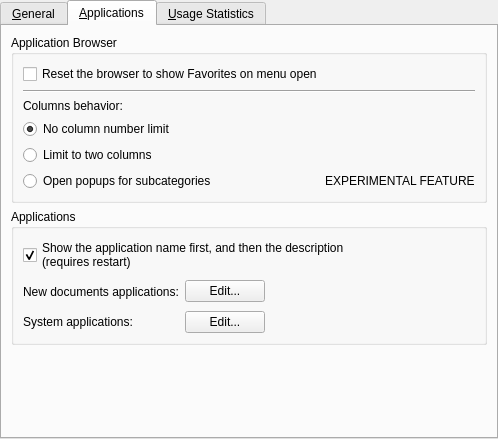
<?xml version="1.0" encoding="UTF-8"?>
<ui version="4.0">
 <class>LancelotConfigBase</class>
 <widget class="QWidget" name="LancelotConfigBase">
  <property name="geometry">
   <rect>
    <x>0</x>
    <y>0</y>
    <width>495</width>
    <height>439</height>
   </rect>
  </property>
  <layout class="QHBoxLayout" name="horizontalLayout">
   <property name="margin">
    <number>0</number>
   </property>
   <item>
    <widget class="KTabWidget" name="tabWidget">
     <property name="currentIndex">
      <number>1</number>
     </property>
     <widget class="QWidget" name="tabGeneral">
      <attribute name="title">
       <string>&amp;General</string>
      </attribute>
      <layout class="QVBoxLayout" name="verticalLayout_4">
       <item>
        <widget class="QGroupBox" name="groupActivation">
         <property name="title">
          <string>Activation Method</string>
         </property>
         <layout class="QVBoxLayout" name="verticalLayout_3">
          <item>
           <widget class="QRadioButton" name="radioActivationClick">
            <property name="toolTip">
             <string>Choose this option if you like to click. Every interface item will be activated only by clicking it.</string>
            </property>
            <property name="text">
             <string>&amp;Click on everything</string>
            </property>
           </widget>
          </item>
          <item>
           <widget class="QRadioButton" name="radioActivationClassic">
            <property name="toolTip">
             <string>Choose this option if you want the menu to behave like the standard application launchers. In order to launch applications, you should click on them. Section buttons are activated by hovering.</string>
            </property>
            <property name="text">
             <string>Cla&amp;ssic menu</string>
            </property>
           </widget>
          </item>
          <item>
           <widget class="QRadioButton" name="radioActivationNoClick">
            <property name="toolTip">
             <string>Choose this option if you want to avoid clicking. Section buttons are activated by hovering. Applications are launched by hovering the button extenders.</string>
            </property>
            <property name="text">
             <string>&amp;No-click activation</string>
            </property>
            <property name="checked">
             <bool>true</bool>
            </property>
           </widget>
          </item>
          <item>
           <widget class="Line" name="line">
            <property name="orientation">
             <enum>Qt::Horizontal</enum>
            </property>
           </widget>
          </item>
          <item>
           <widget class="QCheckBox" name="checkKeepOpen">
            <property name="toolTip">
             <string>Do not close the menu until it loses focus.</string>
            </property>
            <property name="text">
             <string>&amp;Keep menu open</string>
            </property>
           </widget>
          </item>
         </layout>
        </widget>
       </item>
       <item>
        <widget class="QGroupBox" name="groupSystemActions">
         <property name="title">
          <string>System Actions</string>
         </property>
         <layout class="QGridLayout" name="gridLayout">
          <item row="2" column="0">
           <widget class="QPushButton" name="buttonSystem1">
            <property name="text">
             <string/>
            </property>
           </widget>
          </item>
          <item row="2" column="1">
           <widget class="QPushButton" name="buttonSystem2">
            <property name="text">
             <string/>
            </property>
           </widget>
          </item>
          <item row="2" column="2">
           <widget class="QPushButton" name="buttonSystem3">
            <property name="text">
             <string/>
            </property>
           </widget>
          </item>
          <item row="1" column="0" colspan="3">
           <widget class="QLabel" name="label_2">
            <property name="text">
             <string>Choose which actions you want to be assigned to the system buttons:</string>
            </property>
            <property name="wordWrap">
             <bool>true</bool>
            </property>
           </widget>
          </item>
         </layout>
        </widget>
       </item>
       <item>
        <spacer name="verticalSpacer">
         <property name="orientation">
          <enum>Qt::Vertical</enum>
         </property>
         <property name="sizeHint" stdset="0">
          <size>
           <width>20</width>
           <height>238</height>
          </size>
         </property>
        </spacer>
       </item>
      </layout>
     </widget>
     <widget class="QWidget" name="tabApplications">
      <attribute name="title">
       <string>&amp;Applications</string>
      </attribute>
      <layout class="QVBoxLayout" name="verticalLayout">
       <item>
        <widget class="QGroupBox" name="groupAppBrowser">
         <property name="title">
          <string>Application Browser</string>
         </property>
         <layout class="QVBoxLayout" name="verticalLayout_2">
          <item>
           <widget class="QCheckBox" name="checkAppBrowserReset">
            <property name="text">
             <string>Reset the browser to show Favorites on menu open</string>
            </property>
           </widget>
          </item>
          <item>
           <widget class="Line" name="lineAppBrowser">
            <property name="orientation">
             <enum>Qt::Horizontal</enum>
            </property>
           </widget>
          </item>
          <item>
           <widget class="QLabel" name="labelAppBrowserColumnNumber">
            <property name="text">
             <string>Columns behavior:</string>
            </property>
           </widget>
          </item>
          <item>
           <widget class="QRadioButton" name="radioAppBrowserNoColumnLimit">
            <property name="text">
             <string>No column number limit</string>
            </property>
            <property name="checked">
             <bool>true</bool>
            </property>
           </widget>
          </item>
          <item>
           <widget class="QRadioButton" name="radioAppBrowserTwoColumnLimit">
            <property name="text">
             <string>Limit to two columns</string>
            </property>
           </widget>
          </item>
          <item>
           <layout class="QHBoxLayout" name="horizontalLayout_2">
            <item>
             <widget class="QRadioButton" name="radioAppBrowserCascade">
              <property name="sizePolicy">
               <sizepolicy hsizetype="Minimum" vsizetype="Fixed">
                <horstretch>1</horstretch>
                <verstretch>0</verstretch>
               </sizepolicy>
              </property>
              <property name="text">
               <string>Open popups for subcategories</string>
              </property>
             </widget>
            </item>
            <item>
             <widget class="QLabel" name="label">
              <property name="text">
               <string>EXPERIMENTAL FEATURE</string>
              </property>
             </widget>
            </item>
           </layout>
          </item>
         </layout>
        </widget>
       </item>
       <item>
        <widget class="QGroupBox" name="groupBox">
         <property name="minimumSize">
          <size>
           <width>0</width>
           <height>100</height>
          </size>
         </property>
         <property name="title">
          <string>Applications</string>
         </property>
         <layout class="QGridLayout" name="gridLayout_3">
          <item row="3" column="1">
           <widget class="QPushButton" name="buttonSystemApplicationsEdit">
            <property name="text">
             <string>Edit...</string>
            </property>
           </widget>
          </item>
          <item row="1" column="2" rowspan="3">
           <spacer name="horizontalSpacer">
            <property name="orientation">
             <enum>Qt::Horizontal</enum>
            </property>
            <property name="sizeHint" stdset="0">
             <size>
              <width>195</width>
              <height>55</height>
             </size>
            </property>
           </spacer>
          </item>
          <item row="1" column="1" rowspan="2">
           <widget class="QPushButton" name="buttonNewDocumentsEdit">
            <property name="text">
             <string>Edit...</string>
            </property>
           </widget>
          </item>
          <item row="3" column="0">
           <widget class="QLabel" name="labelSystemApplications">
            <property name="text">
             <string>System applications:</string>
            </property>
           </widget>
          </item>
          <item row="1" column="0" rowspan="2">
           <widget class="QLabel" name="labelNewDocuments">
            <property name="text">
             <string>New documents applications:</string>
            </property>
           </widget>
          </item>
          <item row="0" column="0" colspan="3">
           <widget class="QCheckBox" name="checkAppNameFirst">
            <property name="text">
             <string>Show the application name first, and then the description
(requires restart)</string>
            </property>
            <property name="checked">
             <bool>true</bool>
            </property>
           </widget>
          </item>
         </layout>
        </widget>
       </item>
       <item>
        <spacer name="verticalSpacer_2">
         <property name="orientation">
          <enum>Qt::Vertical</enum>
         </property>
         <property name="sizeHint" stdset="0">
          <size>
           <width>20</width>
           <height>40</height>
          </size>
         </property>
        </spacer>
       </item>
      </layout>
     </widget>
     <widget class="QWidget" name="tabUsageStatistics">
      <attribute name="title">
       <string>&amp;Usage Statistics</string>
      </attribute>
      <layout class="QGridLayout" name="gridLayout_2">
       <item row="0" column="0" colspan="2">
        <widget class="QTextBrowser" name="textUsageStatistics">
         <property name="sizePolicy">
          <sizepolicy hsizetype="Expanding" vsizetype="Preferred">
           <horstretch>0</horstretch>
           <verstretch>0</verstretch>
          </sizepolicy>
         </property>
         <property name="maximumSize">
          <size>
           <width>16777215</width>
           <height>150</height>
          </size>
         </property>
         <property name="autoFillBackground">
          <bool>false</bool>
         </property>
         <property name="styleSheet">
          <string>.QTextBrowser {
    background: rgba(0,0,0,0);
}</string>
         </property>
         <property name="html">
          <string>&lt;!DOCTYPE HTML PUBLIC &quot;-//W3C//DTD HTML 4.0//EN&quot; &quot;http://www.w3.org/TR/REC-html40/strict.dtd&quot;&gt;
&lt;html&gt;&lt;head&gt;&lt;meta name=&quot;qrichtext&quot; content=&quot;1&quot; /&gt;&lt;style type=&quot;text/css&quot;&gt;
p, li { white-space: pre-wrap; }
&lt;/style&gt;&lt;/head&gt;&lt;body style=&quot; font-family:'Oxygen'; font-size:11pt; font-weight:400; font-style:normal;&quot;&gt;
&lt;p style=&quot; margin-top:12px; margin-bottom:12px; margin-left:0px; margin-right:0px; -qt-block-indent:0; text-indent:0px;&quot;&gt;&lt;span style=&quot; font-family:'Bitstream Vera Sans'; font-size:10pt;&quot;&gt;The usage statistics are intended to track applications you start, in order to provide a better user experience.&lt;/span&gt;&lt;/p&gt;
&lt;p style=&quot; margin-top:12px; margin-bottom:12px; margin-left:0px; margin-right:0px; -qt-block-indent:0; text-indent:0px;&quot;&gt;&lt;span style=&quot; font-family:'Bitstream Vera Sans'; font-size:10pt;&quot;&gt;The collected data is considered private and is not shared with the outside world.&lt;/span&gt;&lt;/p&gt;
&lt;p style=&quot; margin-top:12px; margin-bottom:12px; margin-left:0px; margin-right:0px; -qt-block-indent:0; text-indent:0px;&quot;&gt;&lt;span style=&quot; font-family:'Bitstream Vera Sans'; font-size:10pt;&quot;&gt;Note: The collected data is not used by Lancelot at the moment, but will be in the future. Leaving this option &amp;quot;on&amp;quot; will ensure that, once the features that depend on usage statistics are implemented, you will not need to train them.&lt;/span&gt;&lt;/p&gt;
&lt;p style=&quot;-qt-paragraph-type:empty; margin-top:0px; margin-bottom:0px; margin-left:0px; margin-right:0px; -qt-block-indent:0; text-indent:0px; font-family:'Bitstream Vera Sans'; font-size:10pt;&quot;&gt;&lt;br /&gt;&lt;/p&gt;&lt;/body&gt;&lt;/html&gt;</string>
         </property>
        </widget>
       </item>
       <item row="1" column="0">
        <widget class="QCheckBox" name="checkUsageStatisticsEnable">
         <property name="sizePolicy">
          <sizepolicy hsizetype="Minimum" vsizetype="Fixed">
           <horstretch>4</horstretch>
           <verstretch>0</verstretch>
          </sizepolicy>
         </property>
         <property name="text">
          <string>Enable usage statistics</string>
         </property>
         <property name="checked">
          <bool>true</bool>
         </property>
        </widget>
       </item>
       <item row="1" column="1">
        <widget class="QPushButton" name="buttonUsageStatisticsClear">
         <property name="text">
          <string>Clear Gathered Data</string>
         </property>
        </widget>
       </item>
       <item row="2" column="0" colspan="2">
        <spacer name="verticalSpacer_3">
         <property name="orientation">
          <enum>Qt::Vertical</enum>
         </property>
         <property name="sizeHint" stdset="0">
          <size>
           <width>476</width>
           <height>124</height>
          </size>
         </property>
        </spacer>
       </item>
      </layout>
     </widget>
    </widget>
   </item>
  </layout>
 </widget>
 <customwidgets>
  <customwidget>
   <class>KTabWidget</class>
   <extends>QTabWidget</extends>
   <header>ktabwidget.h</header>
   <container>1</container>
  </customwidget>
 </customwidgets>
 <resources/>
 <connections/>
</ui>
